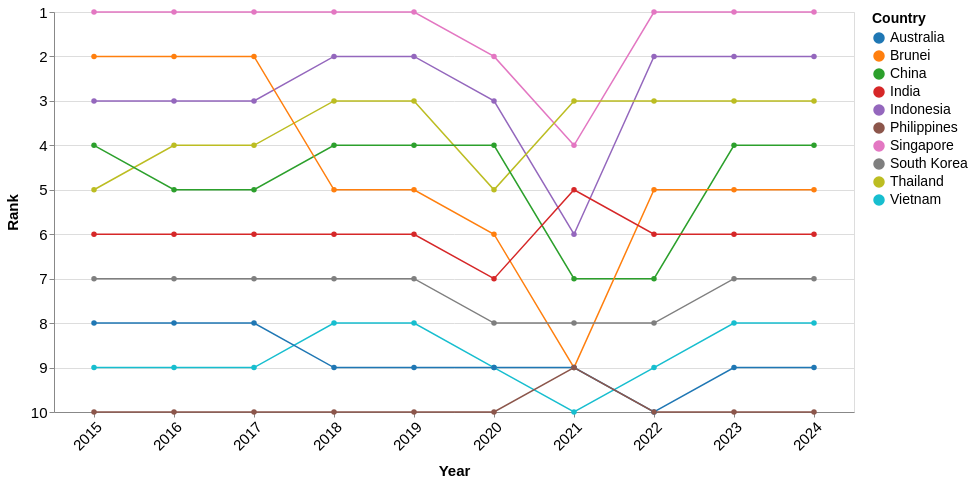

Vega-Lite specification for this chart:
### Vega-Lite specification from a JSON file in a GitHub repository (floating-point values rounded to 4 significant figures)
{"$schema": "https://vega.github.io/schema/vega-lite/v5.json", "data": {"values": [{"Country": "Singapore", "year": 2024, "Visitors": 4276007, "rank": 1}, {"Country": "Singapore", "year": 2023, "Visitors": 8308230, "rank": 1}, {"Country": "Singapore", "year": 2022, "Visitors": 5222991, "rank": 1}, {"Country": "Singapore", "year": 2021, "Visitors": 16308, "rank": 4}, {"Country": "Singapore", "year": 2020, "Visitors": 1545255, "rank": 2}, {"Country": "Singapore", "year": 2019, "Visitors": 10163882, "rank": 1}, {"Country": "Singapore", "year": 2018, "Visitors": 10615986, "rank": 1}, {"Country": "Singapore", "year": 2017, "Visitors": 12441713, "rank": 1}, {"Country": "Singapore", "year": 2016, "Visitors": 13272961, "rank": 1}, {"Country": "Singapore", "year": 2015, "Visitors": 12930754, "rank": 1}, {"Country": "Indonesia", "year": 2024, "Visitors": 1786630, "rank": 2}, {"Country": "Indonesia", "year": 2023, "Visitors": 3108165, "rank": 2}, {"Country": "Indonesia", "year": 2022, "Visitors": 1481739, "rank": 2}, {"Country": "Indonesia", "year": 2021, "Visitors": 11025, "rank": 6}, {"Country": "Indonesia", "year": 2020, "Visitors": 711723, "rank": 3}, {"Country": "Indonesia", "year": 2019, "Visitors": 3623277, "rank": 2}, {"Country": "Indonesia", "year": 2018, "Visitors": 3277689, "rank": 2}, {"Country": "Indonesia", "year": 2017, "Visitors": 2796570, "rank": 3}, {"Country": "Indonesia", "year": 2016, "Visitors": 3049964, "rank": 3}, {"Country": "Indonesia", "year": 2015, "Visitors": 2788033, "rank": 3}, {"Country": "Thailand", "year": 2024, "Visitors": 813783, "rank": 3}, {"Country": "Thailand", "year": 2023, "Visitors": 1551282, "rank": 3}, {"Country": "Thailand", "year": 2022, "Visitors": 715528, "rank": 3}, {"Country": "Thailand", "year": 2021, "Visitors": 59607, "rank": 3}, {"Country": "Thailand", "year": 2020, "Visitors": 394413, "rank": 5}, {"Country": "Thailand", "year": 2019, "Visitors": 1884306, "rank": 3}, {"Country": "Thailand", "year": 2018, "Visitors": 1914692, "rank": 3}, {"Country": "Thailand", "year": 2017, "Visitors": 1836522, "rank": 4}, {"Country": "Thailand", "year": 2016, "Visitors": 1780800, "rank": 4}, {"Country": "Thailand", "year": 2015, "Visitors": 1343569, "rank": 5}, {"Country": "China", "year": 2024, "Visitors": 1449711, "rank": 4}, {"Country": "China", "year": 2023, "Visitors": 1474114, "rank": 4}, {"Country": "China", "year": 2022, "Visitors": 211363, "rank": 7}, {"Country": "China", "year": 2021, "Visitors": 7701, "rank": 7}, {"Country": "China", "year": 2020, "Visitors": 405149, "rank": 4}, {"Country": "China", "year": 2019, "Visitors": 3114257, "rank": 4}, {"Country": "China", "year": 2018, "Visitors": 2944133, "rank": 4}, {"Country": "China", "year": 2017, "Visitors": 2281666, "rank": 5}, {"Country": "China", "year": 2016, "Visitors": 2124942, "rank": 5}, {"Country": "China", "year": 2015, "Visitors": 1677163, "rank": 4}, {"Country": "Brunei", "year": 2024, "Visitors": 565999, "rank": 5}, {"Country": "Brunei", "year": 2023, "Visitors": 811833, "rank": 5}, {"Country": "Brunei", "year": 2022, "Visitors": 301757, "rank": 5}, {"Country": "Brunei", "year": 2021, "Visitors": 773, "rank": 9}, {"Country": "Brunei", "year": 2020, "Visitors": 136020, "rank": 6}, {"Country": "Brunei", "year": 2019, "Visitors": 1216123, "rank": 5}, {"Country": "Brunei", "year": 2018, "Visitors": 1382031, "rank": 5}, {"Country": "Brunei", "year": 2017, "Visitors": 1660506, "rank": 2}, {"Country": "Brunei", "year": 2016, "Visitors": 1391016, "rank": 2}, {"Country": "Brunei", "year": 2015, "Visitors": 1133555, "rank": 2}, {"Country": "India", "year": 2024, "Visitors": 537493, "rank": 6}, {"Country": "India", "year": 2023, "Visitors": 671846, "rank": 6}, {"Country": "India", "year": 2022, "Visitors": 324548, "rank": 6}, {"Country": "India", "year": 2021, "Visitors": 3916, "rank": 5}, {"Country": "India", "year": 2020, "Visitors": 155883, "rank": 7}, {"Country": "India", "year": 2019, "Visitors": 735309, "rank": 6}, {"Country": "India", "year": 2018, "Visitors": 600311, "rank": 6}, {"Country": "India", "year": 2017, "Visitors": 552739, "rank": 6}, {"Country": "India", "year": 2016, "Visitors": 638578, "rank": 6}, {"Country": "India", "year": 2015, "Visitors": 722141, "rank": 6}, {"Country": "South Korea", "year": 2024, "Visitors": 232711, "rank": 7}, {"Country": "South Korea", "year": 2023, "Visitors": 400853, "rank": 7}, {"Country": "South Korea", "year": 2022, "Visitors": 146384, "rank": 8}, {"Country": "South Korea", "year": 2021, "Visitors": 3028, "rank": 8}, {"Country": "South Korea", "year": 2020, "Visitors": 119750, "rank": 8}, {"Country": "South Korea", "year": 2019, "Visitors": 673065, "rank": 7}, {"Country": "South Korea", "year": 2018, "Visitors": 616783, "rank": 7}, {"Country": "South Korea", "year": 2017, "Visitors": 484528, "rank": 7}, {"Country": "South Korea", "year": 2016, "Visitors": 444439, "rank": 7}, {"Country": "South Korea", "year": 2015, "Visitors": 421161, "rank": 7}, {"Country": "Vietnam", "year": 2024, "Visitors": 137344, "rank": 8}, {"Country": "Vietnam", "year": 2023, "Visitors": 286083, "rank": 8}, {"Country": "Vietnam", "year": 2022, "Visitors": 123931, "rank": 9}, {"Country": "Vietnam", "year": 2021, "Visitors": 14136, "rank": 10}, {"Country": "Vietnam", "year": 2020, "Visitors": 71622, "rank": 9}, {"Country": "Vietnam", "year": 2019, "Visitors": 892716, "rank": 8}, {"Country": "Vietnam", "year": 2018, "Visitors": 786327, "rank": 8}, {"Country": "Vietnam", "year": 2017, "Visitors": 638135, "rank": 9}, {"Country": "Vietnam", "year": 2016, "Visitors": 703737, "rank": 9}, {"Country": "Vietnam", "year": 2015, "Visitors": 646891, "rank": 9}, {"Country": "Australia", "year": 2024, "Visitors": 159318, "rank": 9}, {"Country": "Australia", "year": 2023, "Visitors": 276477, "rank": 9}, {"Country": "Australia", "year": 2022, "Visitors": 118598, "rank": 10}, {"Country": "Australia", "year": 2021, "Visitors": 33451, "rank": 9}, {"Country": "Australia", "year": 2020, "Visitors": 195146, "rank": 9}, {"Country": "Australia", "year": 2019, "Visitors": 1282782, "rank": 9}, {"Country": "Australia", "year": 2018, "Visitors": 1034871, "rank": 9}, {"Country": "Australia", "year": 2017, "Visitors": 899202, "rank": 8}, {"Country": "Australia", "year": 2016, "Visitors": 737115, "rank": 8}, {"Country": "Australia", "year": 2015, "Visitors": 714047, "rank": 8}, {"Country": "Philippines", "year": 2024, "Visitors": 60100, "rank": 10}, {"Country": "Philippines", "year": 2023, "Visitors": 137781, "rank": 10}, {"Country": "Philippines", "year": 2022, "Visitors": 86462, "rank": 10}, {"Country": "Philippines", "year": 2021, "Visitors": 10229, "rank": 9}, {"Country": "Philippines", "year": 2020, "Visitors": 53889, "rank": 10}, {"Country": "Philippines", "year": 2019, "Visitors": 1114257, "rank": 10}, {"Country": "Philippines", "year": 2018, "Visitors": 1167375, "rank": 10}, {"Country": "Philippines", "year": 2017, "Visitors": 1066461, "rank": 10}, {"Country": "Philippines", "year": 2016, "Visitors": 1029488, "rank": 10}, {"Country": "Philippines", "year": 2015, "Visitors": 957408, "rank": 10}]}, "width": 800, "height": 400, "mark": {"type": "line", "point": true, "strokeWidth": 1.5}, "encoding": {"x": {"field": "year", "type": "ordinal", "title": "Year", "axis": {"labelOverlap": "parity", "labelAngle": -45}}, "y": {"field": "rank", "type": "quantitative", "title": "Rank", "scale": {"domain": [10, 1], "nice": true}, "axis": {"reverse": true}}, "color": {"field": "Country", "type": "nominal", "scale": {"scheme": "category10"}}, "tooltip": [{"field": "Country", "type": "nominal", "title": "Country"}, {"field": "year", "type": "ordinal", "title": "Year"}, {"field": "rank", "type": "quantitative", "title": "Rank"}, {"field": "Visitors", "type": "quantitative", "title": "Visitors", "format": ","}]}, "config": {"axis": {"labelFontSize": 15, "titleFontSize": 15, "titlePadding": 10}, "legend": {"labelFontSize": 14, "titleFontSize": 14, "labelPadding": 10}, "tooltip": {"labelFontSize": 15, "titleFontSize": 15}}}
